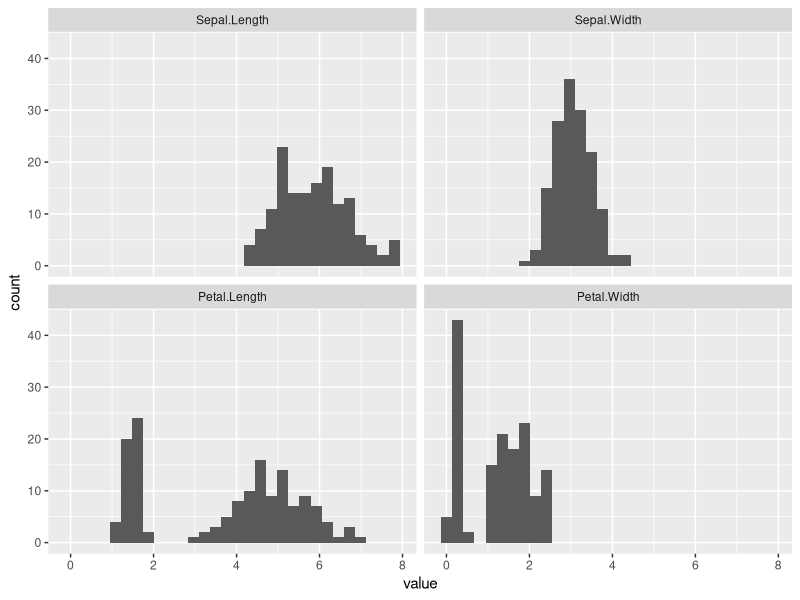
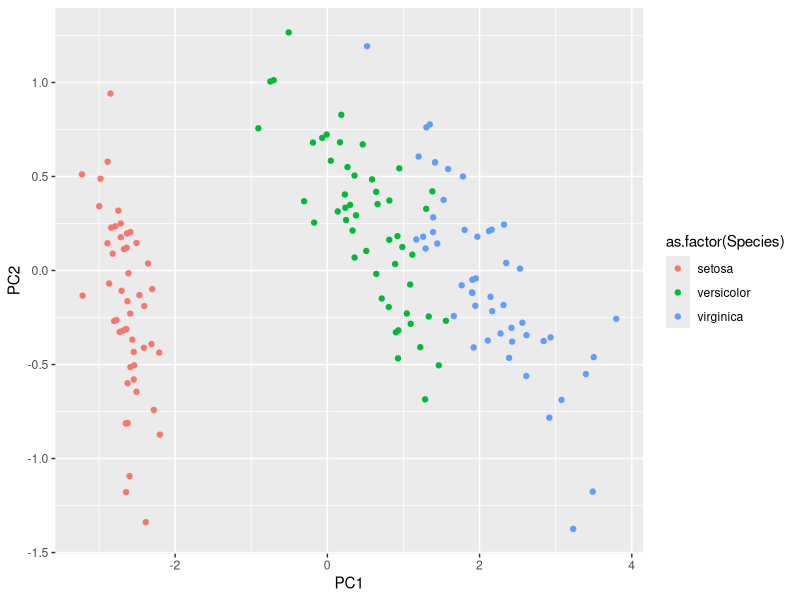
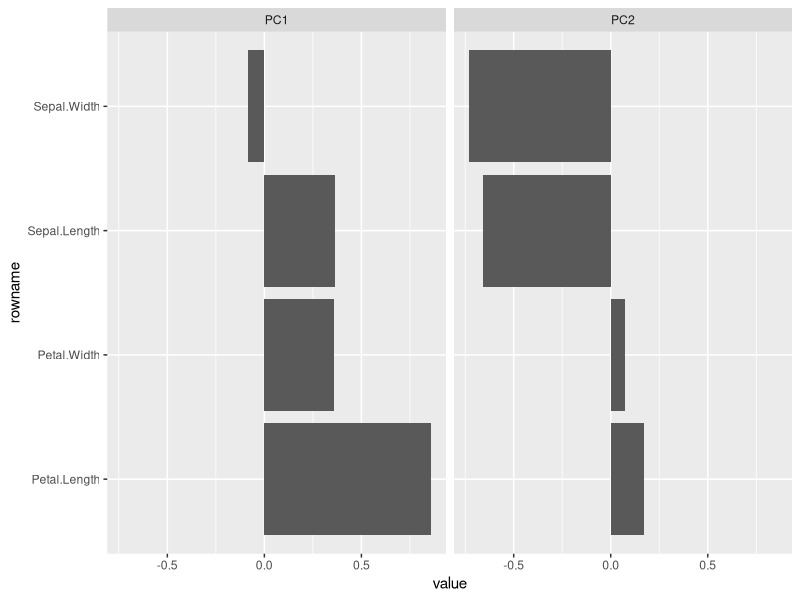
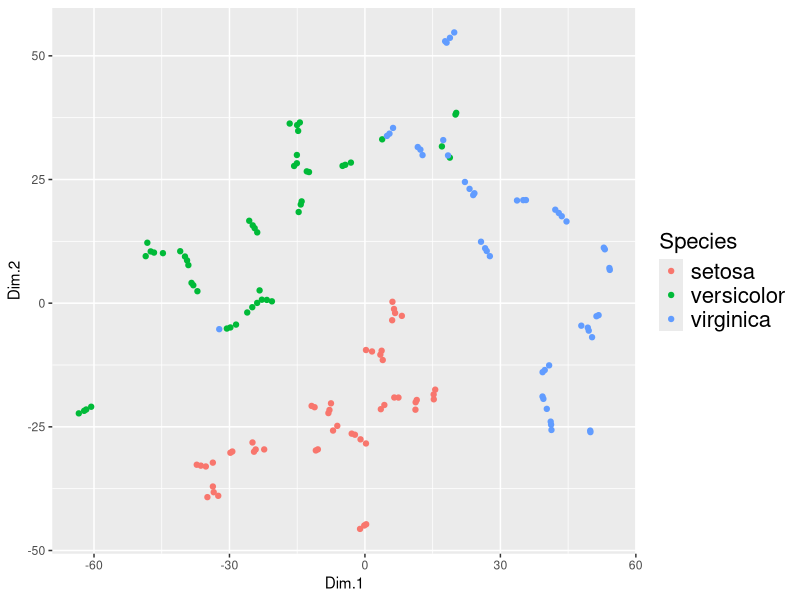
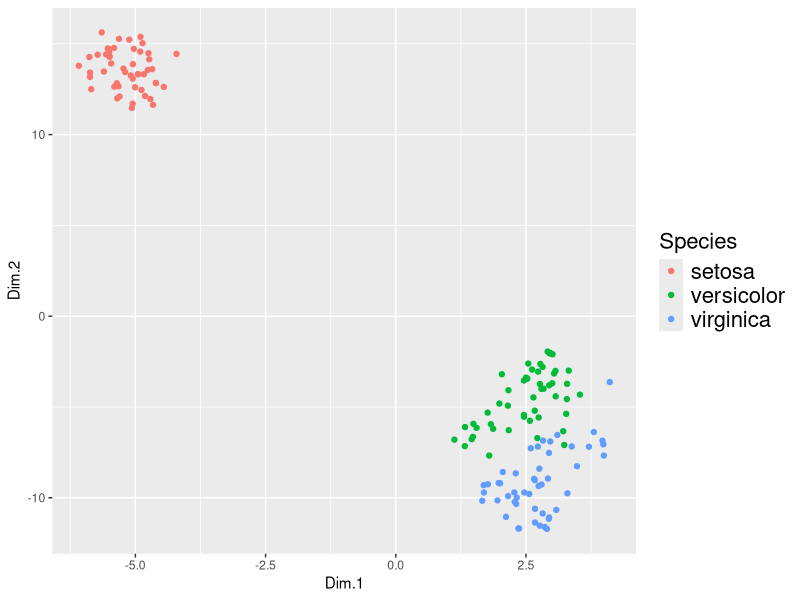

Here is the R script that generated these plots, in order:
## ---- chunk 1
rm(list=ls())
library(tidyverse)
library(reshape2)
## ---- chunk 2
x <- iris %>% 
  select(-Species)

# choose number of clusters, k
f_choose_random_centroids <- function(x, k=3) {
  idxs <- 1:nrow(x)
  idxs <- sample(idxs, k)
  return(x[idxs, ])
}

# assign points to nearest centroid
f_eucl_dist <- function(x1, x2) {return(sqrt(sum((x1 - x2)^2)))}
f_eucl_dist_all <- function(x, centroid) {
  return(map_dbl(seq(1, nrow(x), 1), ~f_eucl_dist(centroid, x[., ])))
}
f_eucl_dist_centroids <- function(x, centroids) {
  m_dist <- matrix(nrow = nrow(x), ncol = nrow(centroids))
  for(i in 1:nrow(centroids))
    m_dist[, i] <- f_eucl_dist_all(x, centroids[i, ])
  return(m_dist)
}
f_cluster <- function(x, centroids) {
  m_dist <- f_eucl_dist_centroids(x, centroids)
  cluster_id <- vector(length = nrow(m_dist))
  for(i in seq_along(cluster_id))
    cluster_id[i] <- which.min(m_dist[i, ])
  return(cluster_id)
}

# recalculate centroids based on clusters
f_recalculate_centroids <- function(cluster_ids, x) {
  df <- x %>% 
    as.data.frame() %>% 
    mutate(cluster=cluster_ids)
  mu <- df %>% 
    group_by(cluster) %>% 
    summarise_all(.funs=mean) %>% 
    select(-cluster)
  return(mu)  
}

# here I just use 50 iterations as a stopping criteria
# better to look at cluster identities and only stop
# once these stop changing
f_kmeans <- function(x, k, niter=50) {
  for(i in 1:niter) {
    if(i == 1)
      centroids <- f_choose_random_centroids(x, k)
    else
      centroids <- f_recalculate_centroids(cluster_ids, x)
    cluster_ids <- f_cluster(x, centroids)
  }
  return(cluster_ids)
}

clusters <- f_kmeans(x, 3)
## ---- chunk 3
df <- iris %>% 
  as.data.frame() %>% 
  mutate(cluster=clusters)
table(df$Species, df$cluster)
## ---- chunk 4
clusters <- f_kmeans(x, 2)
df <- iris %>% 
  as.data.frame() %>% 
  mutate(cluster=clusters)
table(df$Species, df$cluster)
## ---- chunk 5
# first check for normality -- not perfect due to multimodality
iris %>% 
  melt(id.vars="Species") %>% 
  ggplot(aes(x=value)) +
  geom_histogram() +
  facet_wrap(~variable)

# do PCA
x <- iris %>% 
  select(-Species)
pca <- prcomp(x)
df <- iris %>% 
  cbind(pca$x)
df %>% 
  ggplot(aes(x=PC1, y=PC2, colour=as.factor(Species))) +
  geom_point()

# loadings
pca$rotation[, 1:2] %>% 
  as.data.frame() %>% 
  rownames_to_column() %>% 
  melt(id.vars="rowname") %>% 
  ggplot(aes(x=rowname, y=value)) +
  geom_col() +
  coord_flip() +
  facet_grid(~variable)
## ---- chunk 6
df <- df %>% unique()
x <- x %>% unique()
# Perplexity=2
tsne <- Rtsne::Rtsne(x %>% unique(), perplexity=2)
scores <- tsne$Y
colnames(scores) <- map_chr(1:2, ~paste0("Dim.", .))
df_temp <- df %>% cbind(scores)

df_temp %>% 
  ggplot(aes(x=Dim.1, y=Dim.2, colour=Species)) +
  geom_point() +
  theme(legend.text = element_text(size=16),
        legend.title = element_text(size=16))

# Perplexity=40
tsne <- Rtsne::Rtsne(x %>% unique(), perplexity=40)
scores <- tsne$Y
colnames(scores) <- map_chr(1:2, ~paste0("Dim.", .))
df_temp <- df %>% cbind(scores)

df_temp %>% 
  ggplot(aes(x=Dim.1, y=Dim.2, colour=Species)) +
  geom_point() +
  theme(legend.text = element_text(size=16),
        legend.title = element_text(size=16))
